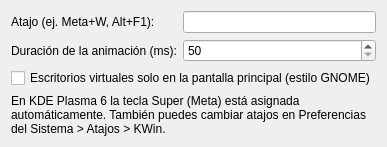
<?xml version="1.0" encoding="UTF-8"?>
<ui version="4.0">
 <class>GnomeOverviewConfig</class>
 <widget class="QWidget" name="GnomeOverviewConfig">
  <layout class="QFormLayout" name="formLayout">
   <item row="0" column="0"><widget class="QLabel" name="l1"><property name="text"><string>Atajo (ej. Meta+W, Alt+F1):</string></property></widget></item>
   <item row="0" column="1"><widget class="QLineEdit" name="kcfg_Shortcut"/></item>
   <item row="1" column="0"><widget class="QLabel" name="l2"><property name="text"><string>Duración de la animación (ms):</string></property></widget></item>
   <item row="1" column="1"><widget class="QSpinBox" name="kcfg_Duration"><property name="minimum"><number>50</number></property><property name="maximum"><number>1500</number></property></widget></item>
   <item row="2" column="0" colspan="2"><widget class="QCheckBox" name="kcfg_DesktopsOnlyOnPrimary"><property name="text"><string>Escritorios virtuales solo en la pantalla principal (estilo GNOME)</string></property></widget></item>
   <item row="3" column="0" colspan="2"><widget class="QLabel" name="l3"><property name="text"><string>En KDE Plasma 6 la tecla Super (Meta) está asignada automáticamente. También puedes cambiar atajos en Preferencias del Sistema > Atajos > KWin.</string></property><property name="wordWrap"><bool>true</bool></property></widget></item>
  </layout>
 </widget>
</ui>
